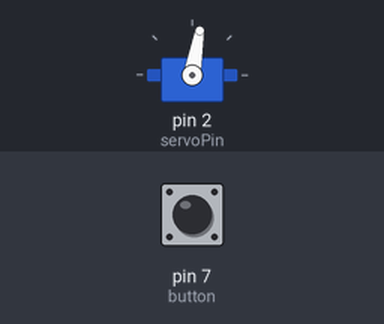
Bench run of a sketch on a simulated Arduino Uno, built with avr-gcc and run on an emulated ATmega328P. Parts: servo. The inputs (shaded band) are chosen by the test bench; at power-on: pin 7 (button) HIGH.

Above: at 0.76 s.
At 4.39 s:
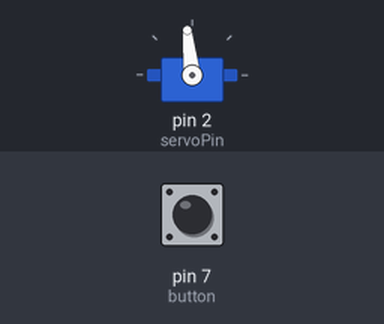
4.7 s: pin 7 (button) pulled LOW for 2.3 s
At 6.7 s:
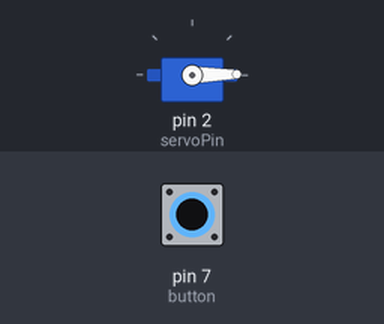
Timing chart, 0 to 14.5 s (numbered marks = the images above; inputs shaded):
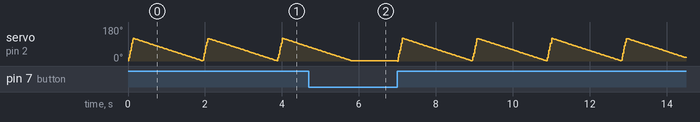

The sketch:

servoTest.ino
```cpp
//Example 02: How to move a servo
//www.malapraxis.es
#include <Servo.h>

int servoPin = 2; // pin2 DIGITAL OUT
const int button = 7; // pin7 DIGITAL IN

//
int val = 0;
int old_val = 0;
int state = 1; //we set to 1 to avoid the "first loop"
int angle = 0; // degrees.
int maxDegrees = 120;


//Declares
Servo servo;

void setup()
{
    servo.attach(servoPin); //servo is connected to pin 2 as an output
    pinMode(button,INPUT); //Button is connected to pin 7 as an input
    servo.write(1);
    delay(1);
}
void loop()
{
   val = digitalRead(button); //We read the button value, only 2 states: HIGH (1) or LOW (0)


   if ((val == LOW) && (old_val == LOW))
   {
      state = 1 - state;
   }
   if( state == 1)
   {

      positiveRotateServo();
      negativeRotateServo();

   }
   else
   {
     state --;
   }


}

void positiveRotateServo ()
{
   // we want to emulate a "push" button. So positive rotate must
   // be quick, that's the explanation about delay(1)
   // scan from 0 to N degrees
      for(angle = 0; angle < maxDegrees; angle++)
      {
         servo.write(angle);
         delay(1);
      }
}

void negativeRotateServo()
{
   for(angle = maxDegrees; angle > 0; angle--)
     {
        servo.write(angle);
        delay(15);
      }
}
```
